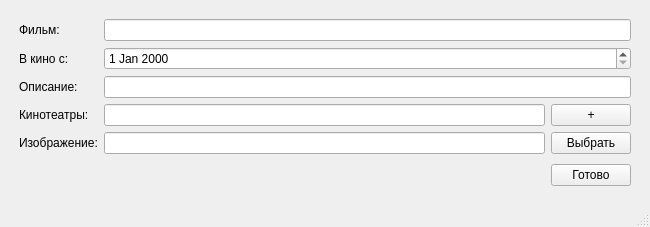
<?xml version="1.0" encoding="UTF-8"?>
<ui version="4.0">
 <class>MainWindow</class>
 <widget class="QMainWindow" name="MainWindow">
  <property name="geometry">
   <rect>
    <x>0</x>
    <y>0</y>
    <width>650</width>
    <height>227</height>
   </rect>
  </property>
  <property name="windowTitle">
   <string>MainWindow</string>
  </property>
  <widget class="QWidget" name="centralwidget">
   <layout class="QHBoxLayout" name="horizontalLayout_4">
    <item>
     <layout class="QVBoxLayout" name="verticalLayout" stretch="1,0">
      <property name="leftMargin">
       <number>10</number>
      </property>
      <property name="topMargin">
       <number>10</number>
      </property>
      <property name="rightMargin">
       <number>10</number>
      </property>
      <property name="bottomMargin">
       <number>10</number>
      </property>
      <item>
       <layout class="QFormLayout" name="formLayout">
        <item row="0" column="0">
         <widget class="QLabel" name="label">
          <property name="text">
           <string>Фильм:</string>
          </property>
         </widget>
        </item>
        <item row="1" column="0">
         <widget class="QLabel" name="label_2">
          <property name="text">
           <string>В кино с:</string>
          </property>
         </widget>
        </item>
        <item row="0" column="1">
         <widget class="QLineEdit" name="filmInput"/>
        </item>
        <item row="2" column="0">
         <widget class="QLabel" name="label_3">
          <property name="text">
           <string>Описание:</string>
          </property>
         </widget>
        </item>
        <item row="2" column="1">
         <widget class="QLineEdit" name="descriptionInput"/>
        </item>
        <item row="1" column="1">
         <widget class="QDateEdit" name="dateInput"/>
        </item>
        <item row="3" column="0">
         <widget class="QLabel" name="label_4">
          <property name="text">
           <string>Кинотеатры:</string>
          </property>
         </widget>
        </item>
        <item row="3" column="1">
         <layout class="QHBoxLayout" name="horizontalLayout_2" stretch="1,0">
          <item>
           <widget class="QLineEdit" name="cinemasInput">
            <property name="readOnly">
             <bool>true</bool>
            </property>
           </widget>
          </item>
          <item>
           <widget class="QPushButton" name="addCinema">
            <property name="maximumSize">
             <size>
              <width>16777215</width>
              <height>16777215</height>
             </size>
            </property>
            <property name="text">
             <string>+</string>
            </property>
           </widget>
          </item>
         </layout>
        </item>
        <item row="4" column="0">
         <widget class="QLabel" name="label_5">
          <property name="text">
           <string>Изображение:</string>
          </property>
         </widget>
        </item>
        <item row="4" column="1">
         <layout class="QHBoxLayout" name="horizontalLayout_3">
          <item>
           <widget class="QLineEdit" name="imagePath"/>
          </item>
          <item>
           <widget class="QPushButton" name="chooseImg">
            <property name="text">
             <string>Выбрать</string>
            </property>
           </widget>
          </item>
         </layout>
        </item>
       </layout>
      </item>
      <item>
       <layout class="QHBoxLayout" name="horizontalLayout">
        <item>
         <spacer name="horizontalSpacer">
          <property name="orientation">
           <enum>Qt::Horizontal</enum>
          </property>
          <property name="sizeHint" stdset="0">
           <size>
            <width>40</width>
            <height>20</height>
           </size>
          </property>
         </spacer>
        </item>
        <item>
         <widget class="QPushButton" name="doneBtn">
          <property name="text">
           <string>Готово</string>
          </property>
         </widget>
        </item>
       </layout>
      </item>
     </layout>
    </item>
   </layout>
  </widget>
  <widget class="QStatusBar" name="statusbar"/>
 </widget>
 <resources/>
 <connections/>
</ui>
